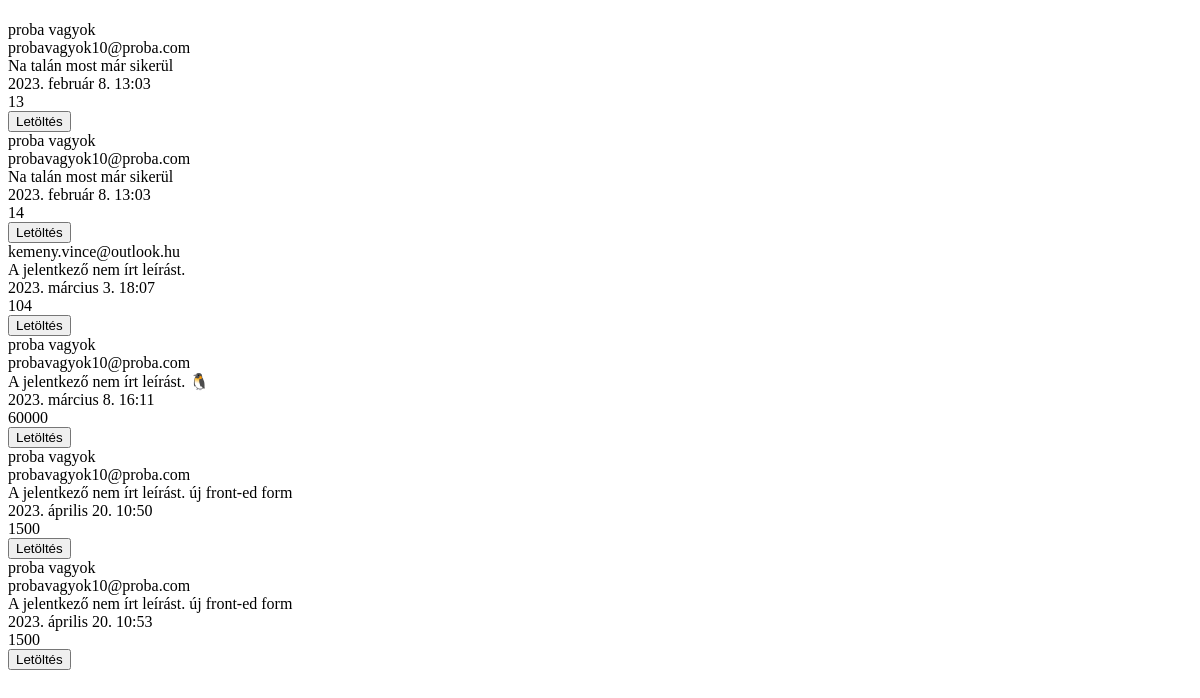
The page /profil/jelentkezok/5 (signed in) on the database as committed earlier.
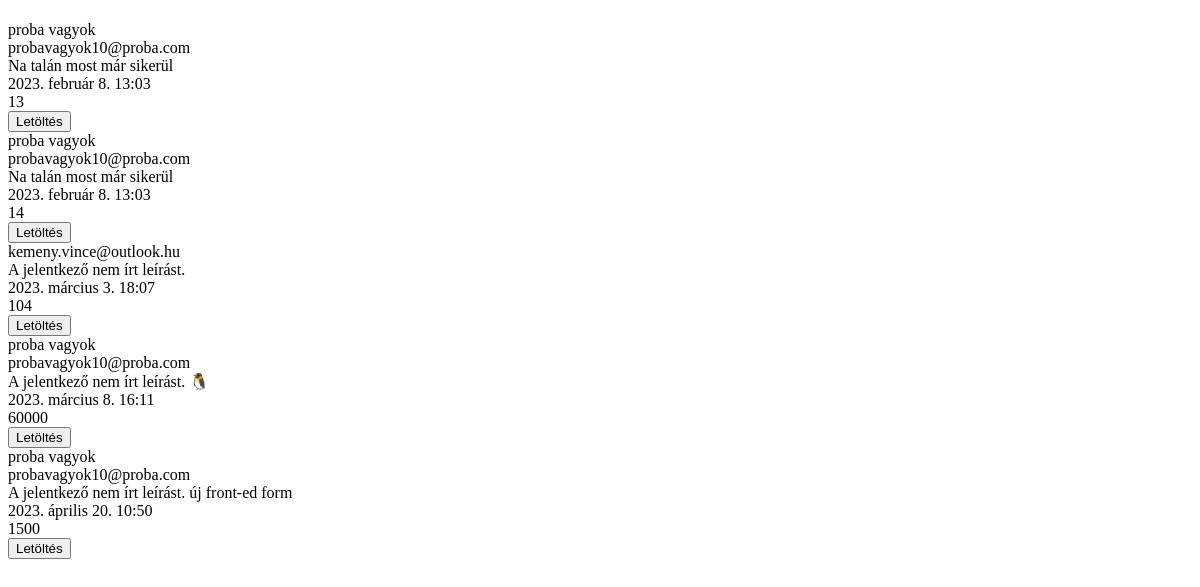
The same page on the database as committed later.
### app/models.py (models this page shows, shortened)
class Jelentkezes(models.Model):
    munkaVallalo = models.ForeignKey(settings.AUTH_USER_MODEL, on_delete=models.CASCADE)
    munka = models.ForeignKey(Munka, on_delete=models.CASCADE, default=0)
    ido = models.DateTimeField(null=False, default=django.utils.timezone.now)
    berigeny = models.IntegerField(null=True, default=0)
    bemutatkozas = models.TextField(null=True, default="A jelentkező nem írt leírást.")
    felhId = models.CharField(max_length=10, null=False, default="")
    melleklet = models.FileField(null = False, upload_to=KonyvtarKezeles, max_length=255)

### app/views.py (the view)
# urls.py: path("profil/jelentkezok/<int:munka_Id>", views.Profil_JelentkezoMegtekinto, name="Jelentkezo_Per_Munka"),
def Profil_JelentkezoMegtekinto(request, munka_Id):
    felhasznalo = request.user
    munkaraJelentkezok = None
    try:
        munkaraJelentkezok = list(Jelentkezes.objects.filter(munka = munka_Id))
    except:
        print(traceback.format_exc())
        munkaraJelentkezok = None
    template = loader.get_template("tesztoldal/file_letolt.html")
    context = {
        "jelentkezok": munkaraJelentkezok,
        "felhasznalo": felhasznalo
        }
    return HttpResponse(template.render(context,request))

### app/templates/tesztoldal/file_letolt.html (shortened to what this page needs)
<!DOCTYPE html>
<html lang="en">
<head>
</head>
<body>
    {% if felhasznalo.is_authenticated %}
    <div>
        {% for jelentkezo in jelentkezok %}
        <div>
            <div>
                {{ jelentkezo.munkaVallalo.first_name}} {{ jelentkezo.munkaVallalo.last_name}}
            </div>
            <div>
                {{ jelentkezo.munkaVallalo.email}}
            </div>
            <div>
                {{ jelentkezo.bemutatkozas}}
            </div>
            <div>
                {{ jelentkezo.ido}}
                <br>
                {{ jelentkezo.berigeny }}
            </div>
            <div>
                <button name="button" , type="submit" , onclick="{{ jelentkezo.melleklet }}">Letöltés</button>
            </div>
        </div>
        {% endfor %}
    </div>
    {% else %}
    <p>Nincs jogusultságod! Jelentkezz be!</p>
    {% endif %}
</body>
</html>

Rows that differ between the two databases and show on the page:
removed Jelentkezes: munkaVallalo.first_name "proba", munkaVallalo.last_name "vagyok", munkaVallalo.email "probavagyok10@proba.com", bemutatkozas "A jelentkező nem írt leírást. új front-ed form", ido "2023. április 20. 10:53", berigeny "1500"
